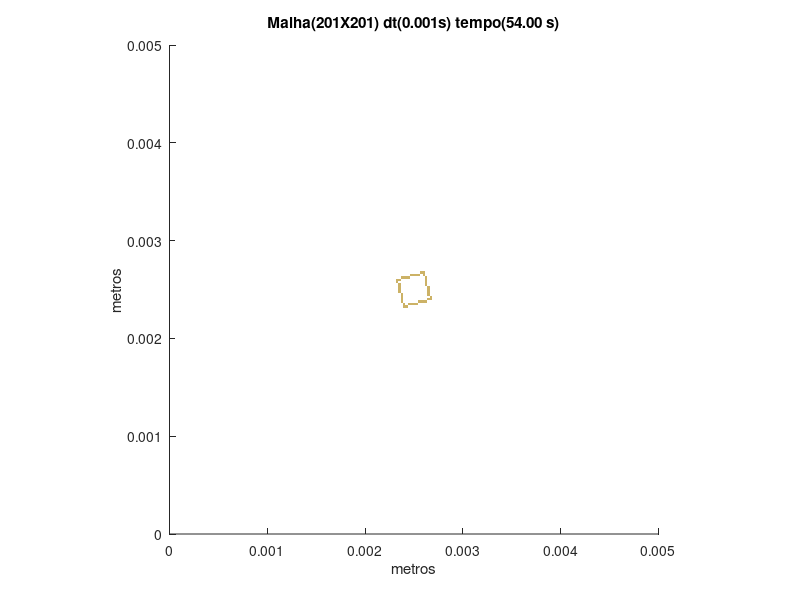

Reproduce this figure in MATLAB.
set (gca,'PlotBoxAspectRatio',[1 1 1],'Xlim',[0,0.005],'Ylim',[0,0.005])
hold on
title('Malha(201X201) dt(0.001s) tempo(54.00 s)')
hold on
ylabel('metros')
hold on
xlabel('metros')
hold on

fill([0.00238805970149254 0.00238805970149254 0.00241293532338308 0.00241293532338308],[0.0023134328358209 0.00233830845771144 0.00233830845771144 0.0023134328358209],[0.8,0.7,0.4],'LineStyle','none')

fill([0.00241293532338308 0.00241293532338308 0.00243781094527363 0.00243781094527363],[0.0023134328358209 0.00233830845771144 0.00233830845771144 0.0023134328358209],[0.8,0.7,0.4],'LineStyle','none')

fill([0.00238805970149254 0.00238805970149254 0.00241293532338308 0.00241293532338308],[0.00233830845771144 0.00236318407960199 0.00236318407960199 0.00233830845771144],[0.8,0.7,0.4],'LineStyle','none')

fill([0.00243781094527363 0.00243781094527363 0.00246268656716418 0.00246268656716418],[0.00233830845771144 0.00236318407960199 0.00236318407960199 0.00233830845771144],[0.8,0.7,0.4],'LineStyle','none')

fill([0.00246268656716418 0.00246268656716418 0.00248756218905473 0.00248756218905473],[0.00233830845771144 0.00236318407960199 0.00236318407960199 0.00233830845771144],[0.8,0.7,0.4],'LineStyle','none')

fill([0.00248756218905473 0.00248756218905473 0.00251243781094527 0.00251243781094527],[0.00233830845771144 0.00236318407960199 0.00236318407960199 0.00233830845771144],[0.8,0.7,0.4],'LineStyle','none')

fill([0.00251243781094527 0.00251243781094527 0.00253731343283582 0.00253731343283582],[0.00233830845771144 0.00236318407960199 0.00236318407960199 0.00233830845771144],[0.8,0.7,0.4],'LineStyle','none')

fill([0.00236318407960199 0.00236318407960199 0.00238805970149254 0.00238805970149254],[0.00236318407960199 0.00238805970149254 0.00238805970149254 0.00236318407960199],[0.8,0.7,0.4],'LineStyle','none')

fill([0.00253731343283582 0.00253731343283582 0.00256218905472637 0.00256218905472637],[0.00236318407960199 0.00238805970149254 0.00238805970149254 0.00236318407960199],[0.8,0.7,0.4],'LineStyle','none')

fill([0.00256218905472637 0.00256218905472637 0.00258706467661692 0.00258706467661692],[0.00236318407960199 0.00238805970149254 0.00238805970149254 0.00236318407960199],[0.8,0.7,0.4],'LineStyle','none')

fill([0.00258706467661692 0.00258706467661692 0.00261194029850746 0.00261194029850746],[0.00236318407960199 0.00238805970149254 0.00238805970149254 0.00236318407960199],[0.8,0.7,0.4],'LineStyle','none')

fill([0.00261194029850746 0.00261194029850746 0.00263681592039801 0.00263681592039801],[0.00236318407960199 0.00238805970149254 0.00238805970149254 0.00236318407960199],[0.8,0.7,0.4],'LineStyle','none')

fill([0.00236318407960199 0.00236318407960199 0.00238805970149254 0.00238805970149254],[0.00238805970149254 0.00241293532338308 0.00241293532338308 0.00238805970149254],[0.8,0.7,0.4],'LineStyle','none')

fill([0.00263681592039801 0.00263681592039801 0.00266169154228856 0.00266169154228856],[0.00238805970149254 0.00241293532338308 0.00241293532338308 0.00238805970149254],[0.8,0.7,0.4],'LineStyle','none')

fill([0.00266169154228856 0.00266169154228856 0.0026865671641791 0.0026865671641791],[0.00238805970149254 0.00241293532338308 0.00241293532338308 0.00238805970149254],[0.8,0.7,0.4],'LineStyle','none')

fill([0.00236318407960199 0.00236318407960199 0.00238805970149254 0.00238805970149254],[0.00241293532338308 0.00243781094527363 0.00243781094527363 0.00241293532338308],[0.8,0.7,0.4],'LineStyle','none')

fill([0.00266169154228856 0.00266169154228856 0.0026865671641791 0.0026865671641791],[0.00241293532338308 0.00243781094527363 0.00243781094527363 0.00241293532338308],[0.8,0.7,0.4],'LineStyle','none')

fill([0.00236318407960199 0.00236318407960199 0.00238805970149254 0.00238805970149254],[0.00243781094527363 0.00246268656716418 0.00246268656716418 0.00243781094527363],[0.8,0.7,0.4],'LineStyle','none')

fill([0.00263681592039801 0.00263681592039801 0.00266169154228856 0.00266169154228856],[0.00243781094527363 0.00246268656716418 0.00246268656716418 0.00243781094527363],[0.8,0.7,0.4],'LineStyle','none')

fill([0.00233830845771144 0.00233830845771144 0.00236318407960199 0.00236318407960199],[0.00246268656716418 0.00248756218905473 0.00248756218905473 0.00246268656716418],[0.8,0.7,0.4],'LineStyle','none')

fill([0.00263681592039801 0.00263681592039801 0.00266169154228856 0.00266169154228856],[0.00246268656716418 0.00248756218905473 0.00248756218905473 0.00246268656716418],[0.8,0.7,0.4],'LineStyle','none')

fill([0.00233830845771144 0.00233830845771144 0.00236318407960199 0.00236318407960199],[0.00248756218905473 0.00251243781094527 0.00251243781094527 0.00248756218905473],[0.8,0.7,0.4],'LineStyle','none')

fill([0.00263681592039801 0.00263681592039801 0.00266169154228856 0.00266169154228856],[0.00248756218905473 0.00251243781094527 0.00251243781094527 0.00248756218905473],[0.8,0.7,0.4],'LineStyle','none')

fill([0.00233830845771144 0.00233830845771144 0.00236318407960199 0.00236318407960199],[0.00251243781094527 0.00253731343283582 0.00253731343283582 0.00251243781094527],[0.8,0.7,0.4],'LineStyle','none')

fill([0.00263681592039801 0.00263681592039801 0.00266169154228856 0.00266169154228856],[0.00251243781094527 0.00253731343283582 0.00253731343283582 0.00251243781094527],[0.8,0.7,0.4],'LineStyle','none')

fill([0.00233830845771144 0.00233830845771144 0.00236318407960199 0.00236318407960199],[0.00253731343283582 0.00256218905472637 0.00256218905472637 0.00253731343283582],[0.8,0.7,0.4],'LineStyle','none')

fill([0.00261194029850746 0.00261194029850746 0.00263681592039801 0.00263681592039801],[0.00253731343283582 0.00256218905472637 0.00256218905472637 0.00253731343283582],[0.8,0.7,0.4],'LineStyle','none')

fill([0.0023134328358209 0.0023134328358209 0.00233830845771144 0.00233830845771144],[0.00256218905472637 0.00258706467661692 0.00258706467661692 0.00256218905472637],[0.8,0.7,0.4],'LineStyle','none')

fill([0.00261194029850746 0.00261194029850746 0.00263681592039801 0.00263681592039801],[0.00256218905472637 0.00258706467661692 0.00258706467661692 0.00256218905472637],[0.8,0.7,0.4],'LineStyle','none')

fill([0.0023134328358209 0.0023134328358209 0.00233830845771144 0.00233830845771144],[0.00258706467661692 0.00261194029850746 0.00261194029850746 0.00258706467661692],[0.8,0.7,0.4],'LineStyle','none')

fill([0.00233830845771144 0.00233830845771144 0.00236318407960199 0.00236318407960199],[0.00258706467661692 0.00261194029850746 0.00261194029850746 0.00258706467661692],[0.8,0.7,0.4],'LineStyle','none')

fill([0.00261194029850746 0.00261194029850746 0.00263681592039801 0.00263681592039801],[0.00258706467661692 0.00261194029850746 0.00261194029850746 0.00258706467661692],[0.8,0.7,0.4],'LineStyle','none')

fill([0.00236318407960199 0.00236318407960199 0.00238805970149254 0.00238805970149254],[0.00261194029850746 0.00263681592039801 0.00263681592039801 0.00261194029850746],[0.8,0.7,0.4],'LineStyle','none')

fill([0.00238805970149254 0.00238805970149254 0.00241293532338308 0.00241293532338308],[0.00261194029850746 0.00263681592039801 0.00263681592039801 0.00261194029850746],[0.8,0.7,0.4],'LineStyle','none')

fill([0.00241293532338308 0.00241293532338308 0.00243781094527363 0.00243781094527363],[0.00261194029850746 0.00263681592039801 0.00263681592039801 0.00261194029850746],[0.8,0.7,0.4],'LineStyle','none')

fill([0.00243781094527363 0.00243781094527363 0.00246268656716418 0.00246268656716418],[0.00261194029850746 0.00263681592039801 0.00263681592039801 0.00261194029850746],[0.8,0.7,0.4],'LineStyle','none')

fill([0.00261194029850746 0.00261194029850746 0.00263681592039801 0.00263681592039801],[0.00261194029850746 0.00263681592039801 0.00263681592039801 0.00261194029850746],[0.8,0.7,0.4],'LineStyle','none')

fill([0.00246268656716418 0.00246268656716418 0.00248756218905473 0.00248756218905473],[0.00263681592039801 0.00266169154228856 0.00266169154228856 0.00263681592039801],[0.8,0.7,0.4],'LineStyle','none')

fill([0.00248756218905473 0.00248756218905473 0.00251243781094527 0.00251243781094527],[0.00263681592039801 0.00266169154228856 0.00266169154228856 0.00263681592039801],[0.8,0.7,0.4],'LineStyle','none')

fill([0.00251243781094527 0.00251243781094527 0.00253731343283582 0.00253731343283582],[0.00263681592039801 0.00266169154228856 0.00266169154228856 0.00263681592039801],[0.8,0.7,0.4],'LineStyle','none')

fill([0.00253731343283582 0.00253731343283582 0.00256218905472637 0.00256218905472637],[0.00263681592039801 0.00266169154228856 0.00266169154228856 0.00263681592039801],[0.8,0.7,0.4],'LineStyle','none')

fill([0.00258706467661692 0.00258706467661692 0.00261194029850746 0.00261194029850746],[0.00263681592039801 0.00266169154228856 0.00266169154228856 0.00263681592039801],[0.8,0.7,0.4],'LineStyle','none')

fill([0.00256218905472637 0.00256218905472637 0.00258706467661692 0.00258706467661692],[0.00266169154228856 0.0026865671641791 0.0026865671641791 0.00266169154228856],[0.8,0.7,0.4],'LineStyle','none')

fill([0.00258706467661692 0.00258706467661692 0.00261194029850746 0.00261194029850746],[0.00266169154228856 0.0026865671641791 0.0026865671641791 0.00266169154228856],[0.8,0.7,0.4],'LineStyle','none')
